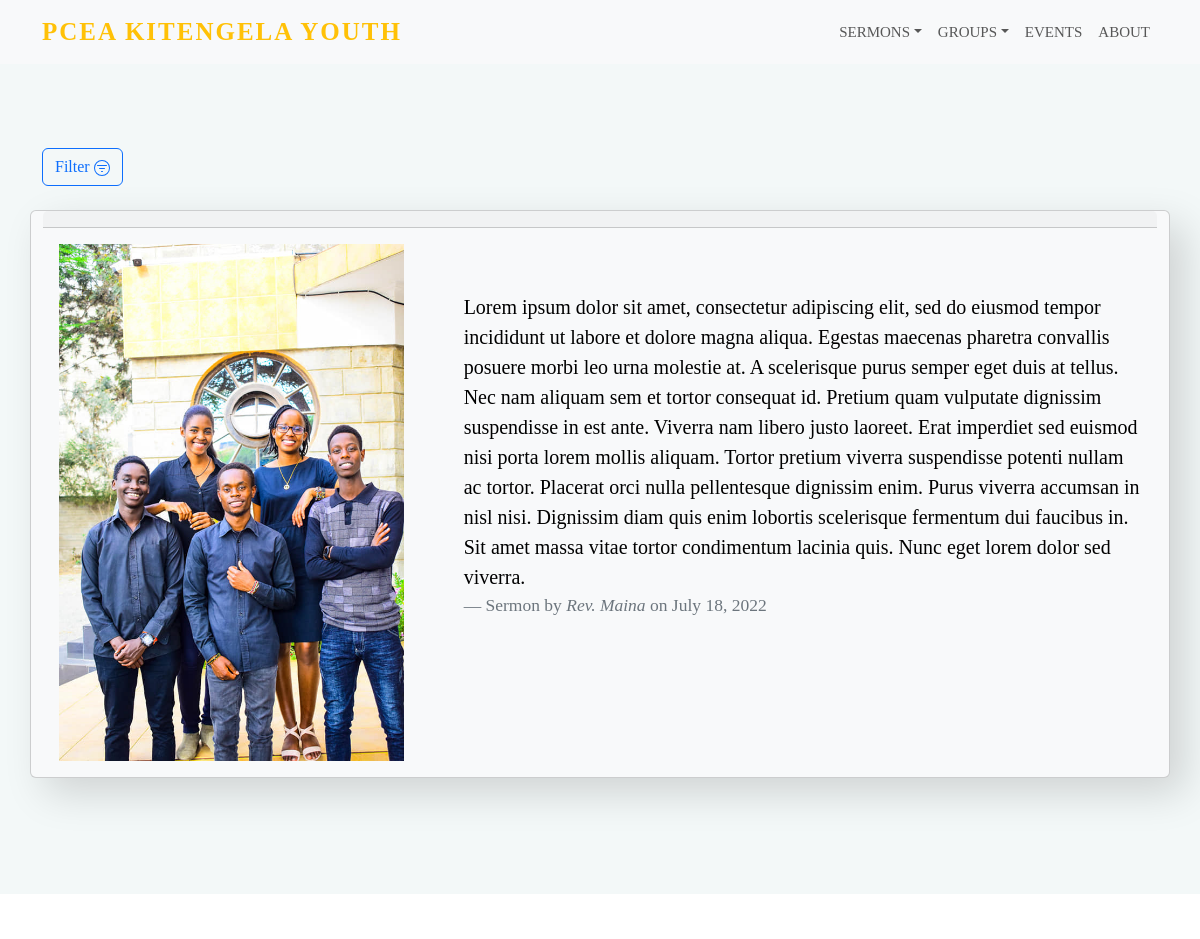
The app's page /sunday-service (upper part), older data.
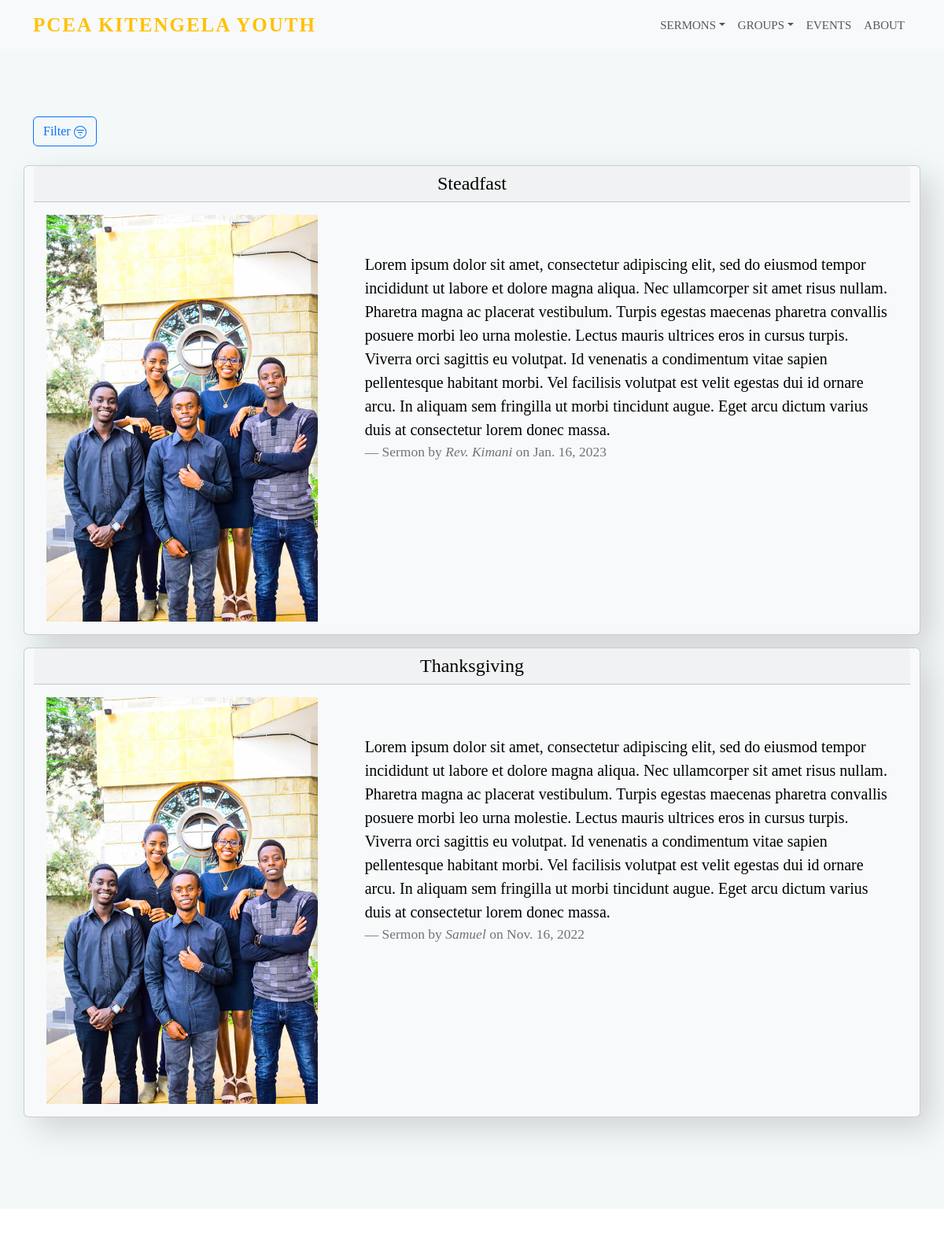
The same page, newer data.
### main/models.py (models this page shows, shortened)
class Sermon(models.Model):
    Service = models.CharField(max_length=200, choices=SERVICE_SERMONS_CHOICES)
    Preacher = models.CharField(max_length=200)
    Date = models.DateField(default=timezone.now)
    Poster = models.ImageField(upload_to="new", blank=True)
    Scripture = models.CharField(max_length=2000)
    Sermon_title = models.CharField(max_length=200)
    Sermon = models.TextField()

### main/views.py (the view)
# urls.py: path('sunday-service', Sunday_Service),
def Sunday_Service(request):
    sermon = Sermon.objects.filter(Service="Sunday Service").order_by('-Date')
    sermon_filter = SermonFilter(request.GET, queryset=sermon)
    return render(request=request,
                  template_name='main/Sunday_Service.html',
                  context={'filter':sermon_filter})

### main/templates/main/Sunday_Service.html (shortened to what this page needs)
{% extends 'main/header.html' %}
{% block content%}
{%load bootstrap%}
{% load static%}
<section id="services" class="services section-padding">
  <div class="container">
    <button type="button" class="btn btn-outline-primary" data-bs-toggle="modal" data-bs-target="#exampleModal" data-bs-whatever="@mdo">Filter
    </button><br>
    <div class="row">
      {% for ser in filter.qs %}
      <div class="card text-bg-light mb-3">
        <h4 class="card-header text-center">
          {{ser.Sermon_title}}
        </h4>
        <div class="card-body">
          <div class="row">
            <div class="col-lg-4 col-md-12 col-12">
                <div class="about-img">
                    <img src={% static "images/Family3.jpg"%}  alt="" class="img-fluid">
                </div>
            </div>
            <div class="col-lg-8 col-md-12 col-12 ps-lg-5 mt-md-5">
                <div class="about-text">
                  <blockquote class="blockquote mb-0">
                    <p>{{ser.Sermon}}</p>
                    <footer class="blockquote-footer">Sermon by <cite title="Source Title">{{ser.Preacher}}</cite> on {{ser.Date}}</footer>
                  </blockquote>
                </div>
            </div>
          </div>
        </div>
      </div>
      {% endfor %}
    </div>
  </div>
</section>
{%endblock%}

Row changes from the older to the newer data that the page shows:
removed Sermon: Sermon "Lorem ipsum dolor sit amet, consectetur adipiscing elit, sed do eiusmod tempor incididunt ut labore et dolore magna aliqua. Egestas maecenas pharetra convallis posuere morbi leo urna molestie at. A scelerisque purus semper eget duis at tellus. Nec nam aliquam sem et tortor consequat id. Pretium quam vulputate dignissim suspendisse in est ante. Viverra nam libero justo laoreet. Erat imperdiet sed euismod nisi porta lorem mollis aliquam. Tortor pretium viverra suspendisse potenti nullam ac tortor. Placerat orci nulla pellentesque dignissim enim. Purus viverra accumsan in nisl nisi. Dignissim diam quis enim lobortis scelerisque fermentum dui faucibus in. Sit amet massa vitae tortor condimentum…", Preacher "Rev. Maina", Date "July 18, 2022"
added Sermon: Sermon_title "Steadfast", Sermon "Lorem ipsum dolor sit amet, consectetur adipiscing elit, sed do eiusmod tempor incididunt ut labore et dolore magna aliqua. Nec ullamcorper sit amet risus nullam. Pharetra magna ac placerat vestibulum. Turpis egestas maecenas pharetra convallis posuere morbi leo urna molestie. Lectus mauris ultrices eros in cursus turpis. Viverra orci sagittis eu volutpat. Id venenatis a condimentum vitae sapien pellentesque habitant morbi. Vel facilisis volutpat est velit egestas dui id ornare arcu. In aliquam sem fringilla ut morbi tincidunt augue. Eget arcu dictum varius duis at consectetur lorem donec massa.", Preacher "Rev. Kimani", Date "Jan. 16, 2023"
added Sermon: Sermon_title "Thanksgiving", Sermon "Lorem ipsum dolor sit amet, consectetur adipiscing elit, sed do eiusmod tempor incididunt ut labore et dolore magna aliqua. Nec ullamcorper sit amet risus nullam. Pharetra magna ac placerat vestibulum. Turpis egestas maecenas pharetra convallis posuere morbi leo urna molestie. Lectus mauris ultrices eros in cursus turpis. Viverra orci sagittis eu volutpat. Id venenatis a condimentum vitae sapien pellentesque habitant morbi. Vel facilisis volutpat est velit egestas dui id ornare arcu. In aliquam sem fringilla ut morbi tincidunt augue. Eget arcu dictum varius duis at consectetur lorem donec massa.", Preacher "Samuel", Date "Nov. 16, 2022"
